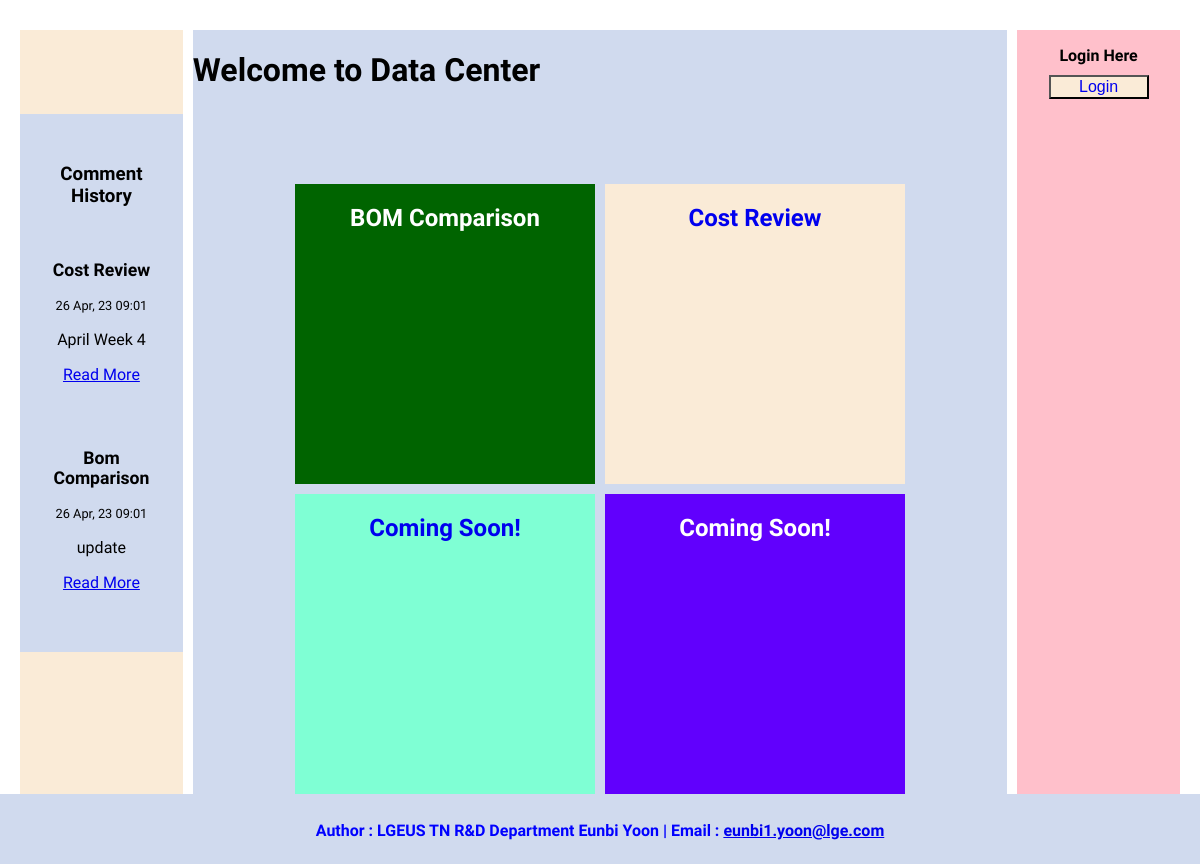
The page / on the database its author committed.
### sections/models.py (models this page shows, shortened)
class Post(models.Model):
    category=models.ForeignKey(Category, related_name='post_model', on_delete=models.CASCADE)
    title=models.CharField(max_length=255)
    slug=models.SlugField()
    intro=models.TextField()
    body=models.TextField()
    date_added=models.DateTimeField(auto_now_add=True)

### main/views.py (the view)
# urls.py: path('', homeView, name='home_url'),
def homeView(request):
    posts = Post.objects.all()
    context={
        'posts_set':posts
    }
    return render(request, 'home.html', context)

### templates/home.html (shortened to what this page needs)
{% extends 'base.html' %}
{% block sidebar %}
    <div class="history">
        <h3>Comment History</h3>
        {% for post in posts_set %}
            <article>
                <h2 class="title">{{ post.title }}</h2>
                <time>{{ post.date_added|date:"d M, y h:i" }}</time>
                <p> {{ post.intro }} </p>
                <a href="{% url 'detail_url' post.slug post.id%}">Read More</a>
            </article>
        {% endfor %}
    </div>
{% endblock %}
{% block container %}
    <div class="box-container">
        <a class="box-item1" href="{% url 'register_url' %}">
            <h2>BOM Comparison</h2>
        </a>
        <a class="box-item2" href="{% url 'register_url' %}">
            <h2>Cost Review</h2>
        </a>
        <a class="box-item3" href="{% url 'register_url' %}">
            <h2>Coming Soon!</h2>
        </a>
        <a class="box-item4"href="{% url 'register_url' %}">
            <h2>Coming Soon!</h2>
        </a>
    </div>
{% endblock%}

### statics/css/style2.css (style rules this page uses)
body { margin:auto; font-family: 'Orbitron'; }
.history { background-color: #D0DAEE; text-align: center; padding:30px; }
.history .title { font-size: 1.1rem; }
.history time { font-size:0.8rem; }
.history article { padding:20px 0 30px 0; }
.box-container { display: grid; gap: 10px; grid-template-columns: repeat(2, 300px); grid-template-rows: repeat(2,300px); margin: 70px auto; justify-content: center; vertical-align: center; font-family: 'Orbitron'; text-align: center; }
.box-container a { text-decoration: none; }
.box-container .box-item1 { grid-column: 1; grid-row: 1; background-color:darkgreen; height: 300px; color:white }
.box-container .box-item2 { grid-column: 2; grid-row: 1; background-color: antiquewhite; height: 300px; }
.box-container .box-item3 { grid-column: 1; grid-row: 2; background-color: aquamarine; height: 300px; }
.box-container .box-item4 { grid-column: 2; grid-row: 2; background-color:rgb(97, 0, 253); height: 300px; color:white; }

### rows shown on the page
Post: title "Cost Review", date_added "26 Apr, 23 09:01", intro "April Week 4"
Post: title "Bom Comparison", date_added "26 Apr, 23 09:01", intro "update"
